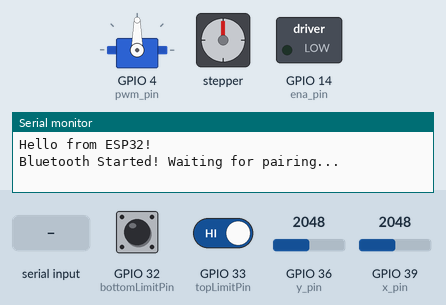
Bench run of a sketch on a simulated ESP32. Shown: servo, stepper motor, switched loads named in the sketch (green lamp = pin HIGH), the last lines printed to the serial monitor. The inputs (shaded band) are chosen by the test bench; at power-on: GPIO 36 (y_pin) = 2048, GPIO 39 (x_pin) = 2048, GPIO 32 (bottomLimitPin) HIGH, GPIO 33 (topLimitPin) HIGH. Nothing arrives over Bluetooth unless stated; stepper angles assume 200 steps per turn.

Above: at 1.2 s.
1.3 s: GPIO 36 (y_pin) set to 2099
2.8 s: GPIO 36 (y_pin) set to 2208
At 2.95 s:
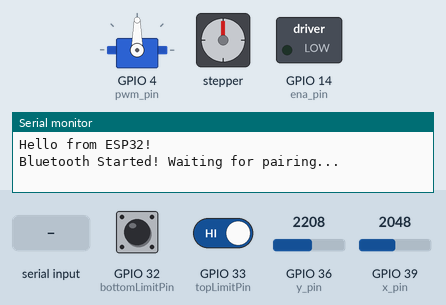
5.8 s: "G" received over the second serial link
8.8 s: GPIO 39 (x_pin) set to 2866
At 9.15 s:
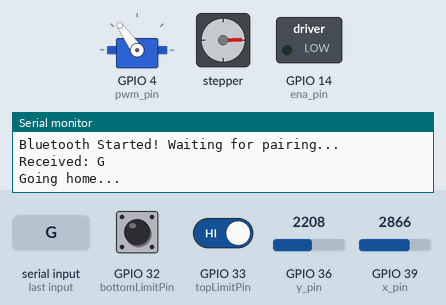
11.8 s: GPIO 39 (x_pin) set to 3603
At 12.15 s:
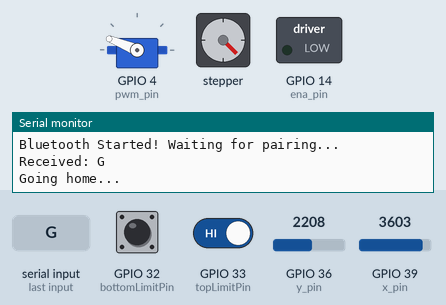
14.8 s: GPIO 39 (x_pin) set to 4095
At 15.15 s:
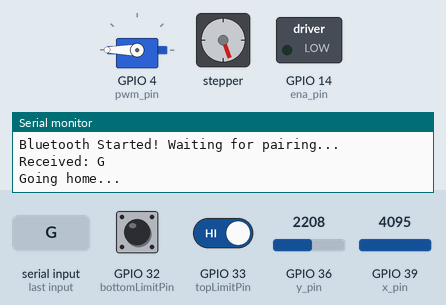
Timing chart, 0 to 20.7 s (numbered marks = the images above; inputs shaded):
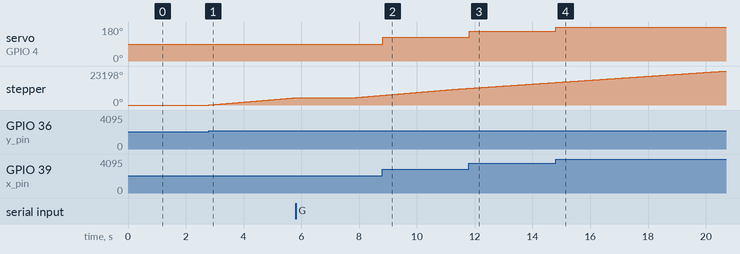

Measured:
- the behaviour switches between 2148 and 2149 on GPIO 36 (y_pin) (found by bisection; images 0 and 1)
- after the input at 1.3 s, every drawn part: stays the same
- after the input at 2.8 s, stepper: keeps turning clockwise at about 1649°/s, starting at once
- after the input at 8.8 s, servo on GPIO 4 (pwm_pin): 90° → 125° at once
- after the input at 11.8 s, servo on GPIO 4 (pwm_pin): 125° → 158° at once
- after the input at 14.8 s, servo on GPIO 4 (pwm_pin): 158° → 180° at once

The sketch:

esp32_main.ino
```cpp
// Test code on ESP-32 for Bluetooth Classic

#include <AccelStepper.h>
#include <ESP32Servo.h>
#include <BluetoothSerial.h>

const int x_pin = 39; // joystick
const int y_pin = 36;

// Limit switch pins
const int topLimitPin = 33;
const int bottomLimitPin = 32;

const int ena_pin = 14; // motor driver
const int dir_pin = 12;
const int stp_pin = 13;

Servo myServo;
const int pwm_pin = 4; //servo

// Stepper setup: DRIVER mode uses STEP, DIR
AccelStepper stepper(AccelStepper::DRIVER, stp_pin, dir_pin);
const int maxSpeed = 1000;
const int accel = 600;
const int deadzone = 100;

BluetoothSerial SerialBT;

void goHome() {
  Serial.println("Going home...");
  digitalWrite(stp_pin, HIGH);
  delay(1000);
  digitalWrite(stp_pin, LOW);
  delay(1000);
}

void setup() {
  Serial.begin(115200);
  Serial.println("Hello from ESP32!");
  // Enable stepper driver
  pinMode(ena_pin, OUTPUT);
  digitalWrite(ena_pin, LOW); // LOW = enabled on most drivers

  // Limit switch inputs
  pinMode(topLimitPin, INPUT_PULLUP);
  pinMode(bottomLimitPin, INPUT_PULLUP);

  // Stepper motor config
  stepper.setMaxSpeed(maxSpeed);
  stepper.setAcceleration(accel);

  // Servo init
  myServo.attach(pwm_pin);

  SerialBT.begin("ESP32_BT");
  Serial.println("Bluetooth Started! Waiting for pairing...");

}

void loop() {
  if (SerialBT.available()) {
    char c = SerialBT.read();
    Serial.print("Received: ");
    Serial.println(c);
    SerialBT.println("ack");

    if (c == 'G') {
      goHome();
    }
  }
  // === Read Joystick ===
  int joyX = analogRead(x_pin); // 0–4095 on ESP32
  int joyY = analogRead(y_pin);

  // === Servo Control ===
  int angle = map(joyX, 0, 4095, 0, 180);
  myServo.write(angle);

  // === Read Limit Switches ===
  bool topPressed = digitalRead(topLimitPin) == LOW;
  bool bottomPressed = digitalRead(bottomLimitPin) == LOW;

  // === Determine Direction from Y-axis ===
  int movementDir = 0;
  if (joyY > 2048 + deadzone) {
    movementDir = 1;
  } else if (joyY < 2048 - deadzone) {
    movementDir = -1;
  }

  // === Enforce Limit Switches ===
  if (topPressed && movementDir == 1) {
    movementDir = 0;
  }
  if (bottomPressed && movementDir == -1) {
    movementDir = 0;
  }

  // === Drive Stepper ===
  if (movementDir == 1) {
    stepper.setSpeed(maxSpeed);
  } else if (movementDir == -1) {
    stepper.setSpeed(-maxSpeed);
  } else {
    stepper.setSpeed(0);
  }

  stepper.runSpeed(); // Non-blocking continuous motion
}
```
